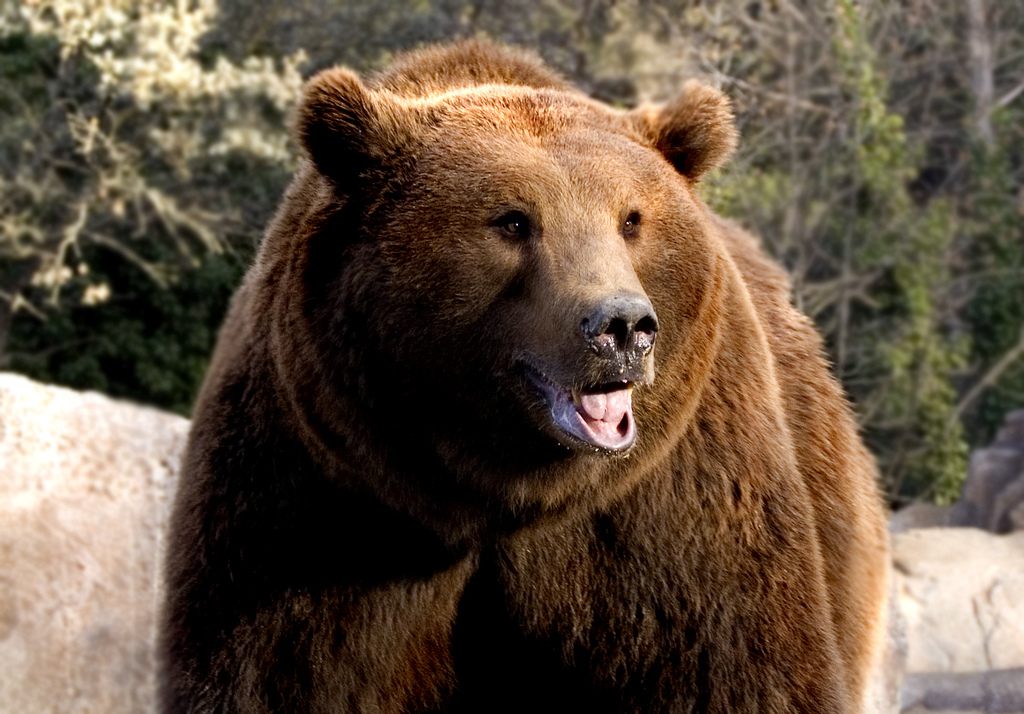
#> input picture p9-filtro-va-0032/p9-act13-0032/imagenes/oso p9-act13-0032.jpg, 1024 x 714 px, found by its file name
$ python ejemplo1_canny.py
#> lines starting #> are read from the running program, lines starting #| are printed output that depends on the picture
# Iris Chavez NC 0032
# Ejemplo 1

import cv2

# Cargar la imagen
imagen = cv2.imread("p9-act13-0032/imagenes/oso p9-act13-0032.jpg")
#> imagen is the input picture: shape (714, 1024, 3); mean B, G, R 66.7, 83.4, 100

# Comprobar que la imagen fue cargada
if imagen is None:
    print("Error: no se pudo cargar la imagen.")
    exit()

# Convertir a escala de grises
gris = cv2.cvtColor(imagen, cv2.COLOR_BGR2GRAY)
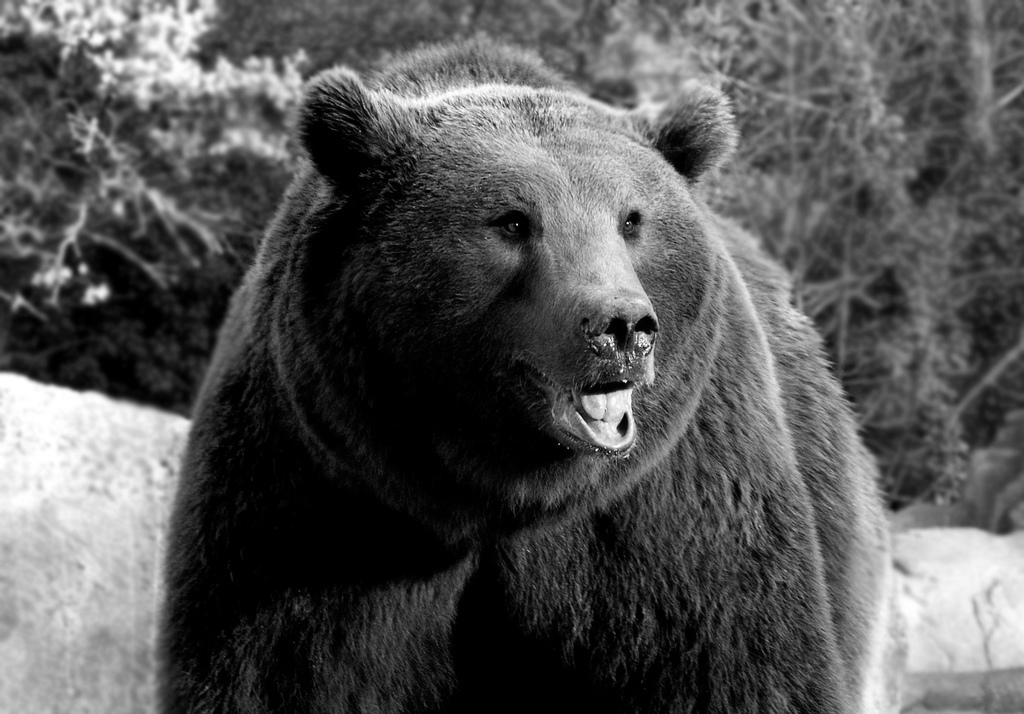
#> gris: shape (714, 1024); min 0, max 255, mean 86.5

# Detectar bordes mediante Canny
bordes = cv2.Canny(gris, 100, 200)
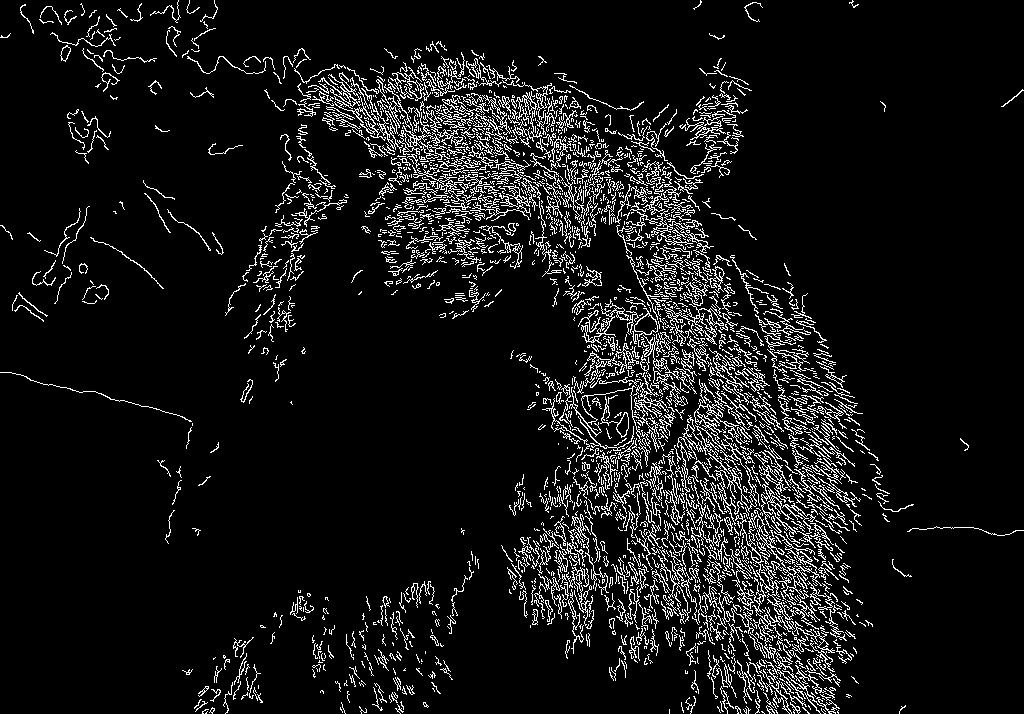
#> bordes: shape (714, 1024); 8.2% white in thin lines or dots

# Mostrar resultados
cv2.imshow("Imagen original", imagen)
cv2.imshow("Imagen en escala de grises", gris)
cv2.imshow("Bordes Canny", bordes)

# Guardar resultado
cv2.imwrite("../resultados/ejemplo1_canny.jpg", bordes)

print("Detección de bordes completada.")
print("Resultado guardado en resultados/ejemplo1_canny.jpg")

# Esperar una tecla
cv2.waitKey(0)

# Cerrar ventanas
cv2.destroyAllWindows()

# Iris Chavez NC 0032
